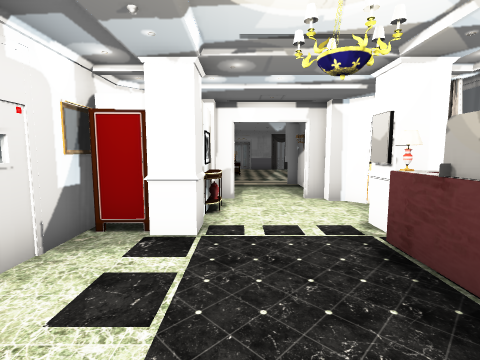
[1] (above)

16 first-person views from a walk through a Unity game level. The camera is 1.4 m above the floor, tilts 6° down and sees 85° across. Doors are open. The floor is counted in squares, 1 m on a side. Each view is taken from the middle of a square. On the plan, view 1 faces up. The plan holds only what a view shows up to about 13 squares ahead; the rest is blank. The place goes on beyond the plan. Some surface patterns are stand-ins.

[2]
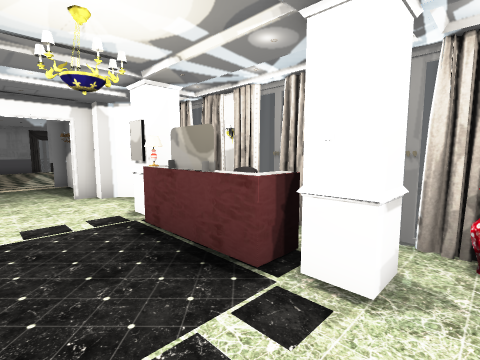

[3]
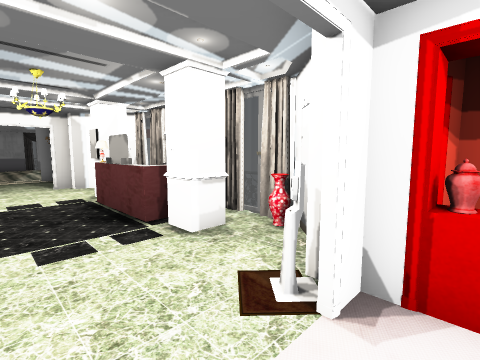

[4]
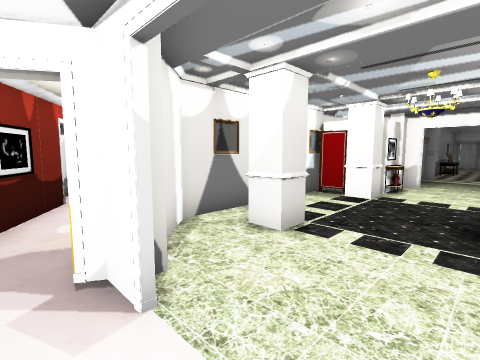

[5]
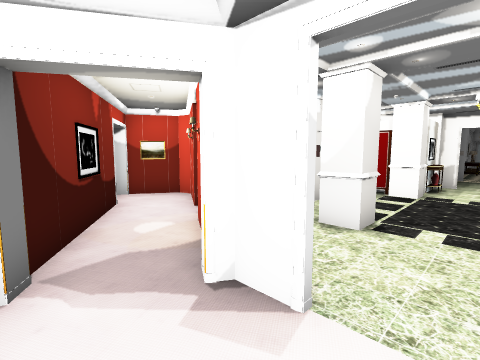

[6]
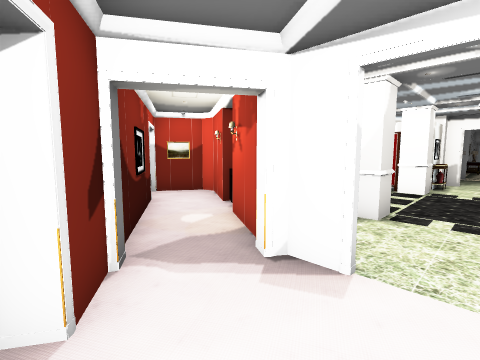

[7]
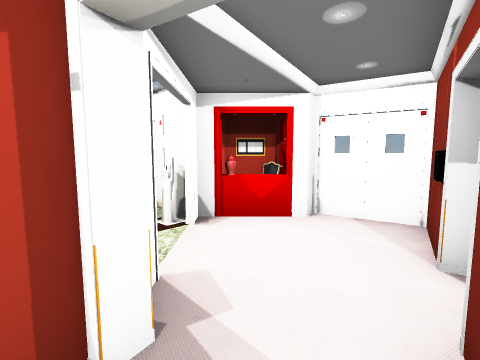

[8]
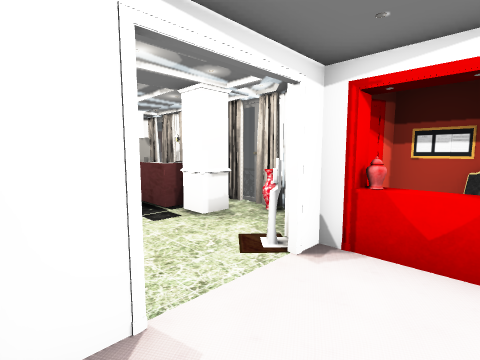

[9]
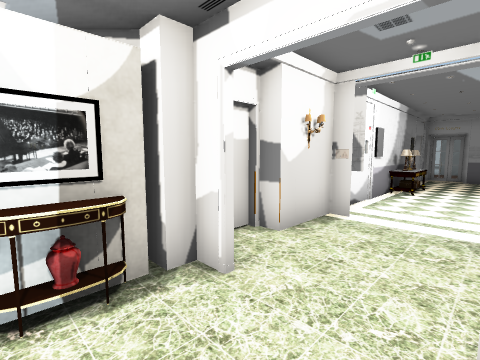

[10]
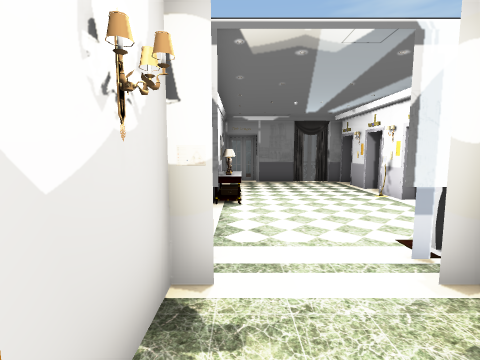

[11]
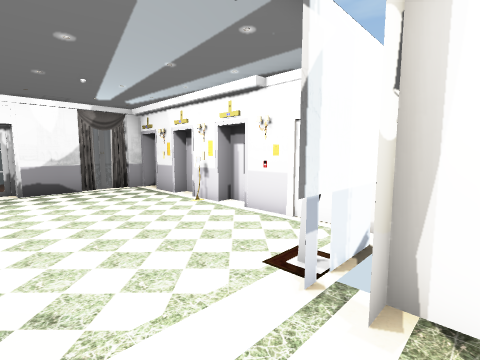

[12]
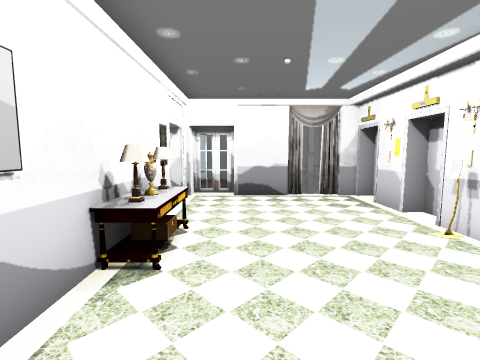

[13]
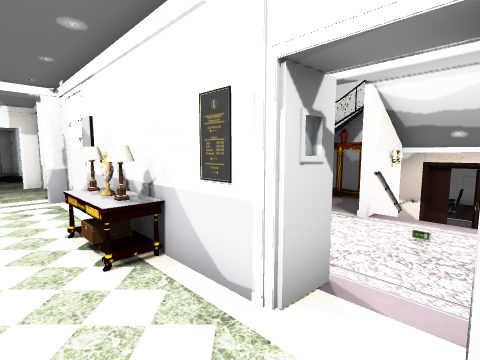

[14]
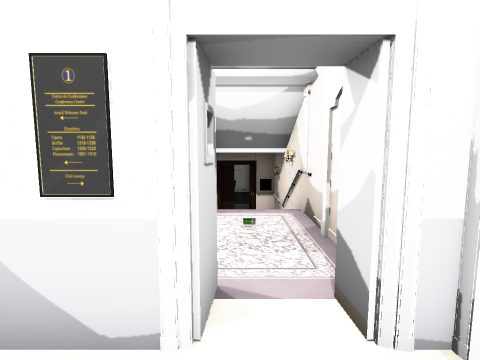

[15]
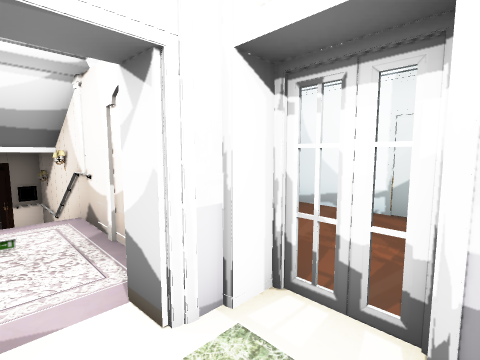

[16]
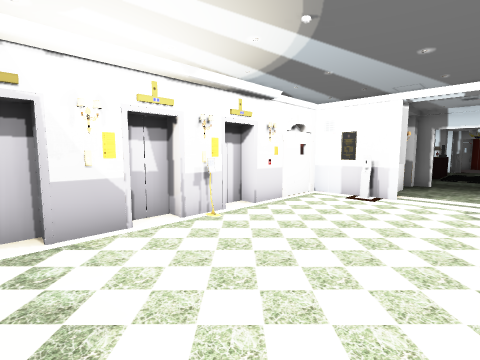

### Floor plan
Key: @ floor where view 1 was taken; # wall or solid block; . floor; D open door; = window, fence, low wall or low ledge; L lamp; T table; H thing the floor can be seen under or through; O other object.
Columns run from 10 left of view 1 to 5 right of it. Each row starts with its distance up from view 1.
 23          ..
 22       ####=#####
 21 ##########.....#
 20 #    ...HH.....#
 19 #  ###.. =.....#
 18    #     #T....#
 17 #  #     TT....O
 16 #        TT....#
 15          O.....#
 14          #.....#
 13          #...O.=
 12          #DDD###
 11          L.D.#
 10          L...#
  9         #....#
  8         ##..###
  7          #....#
  6          O....#
  5        ###...O#
  4       ##....LT#
  3        =....TO#
  2        =....TO#
  1        #....TT##
  0   ######.#@..###
 -1   #..#O#......O#
 -2   #....##.....##
 -3     ##..##..O##
 -4      ##......##
 -5       ###....##
 -6         ###..#
 -7           ####

Where each view was taken, in squares from view 1:
view 1: 0 up, 0 right, facing up
view 2: 1 down, 0 right, facing up-right
view 3: 4 down, 0 right, facing up-right
view 4: 4 down, 2 right, facing up-left
view 5: 5 down, 1 right, facing up-left
view 6: 6 down, 1 right, facing up-left
view 7: 4 down, 3 left, facing right
view 8: 5 down, 1 left, facing up-right
view 9: 6 up, 2 right, facing up-left
view 10: 9 up, 0 right, facing up
view 11: 11 up, 0 right, facing up-right
view 12: 13 up, 1 right, facing up
view 13: 21 up, 1 right, facing down-left
view 14: 20 up, 1 right, facing left
view 15: 20 up, 1 right, facing up-left
view 16: 21 up, 0 right, facing down-right
